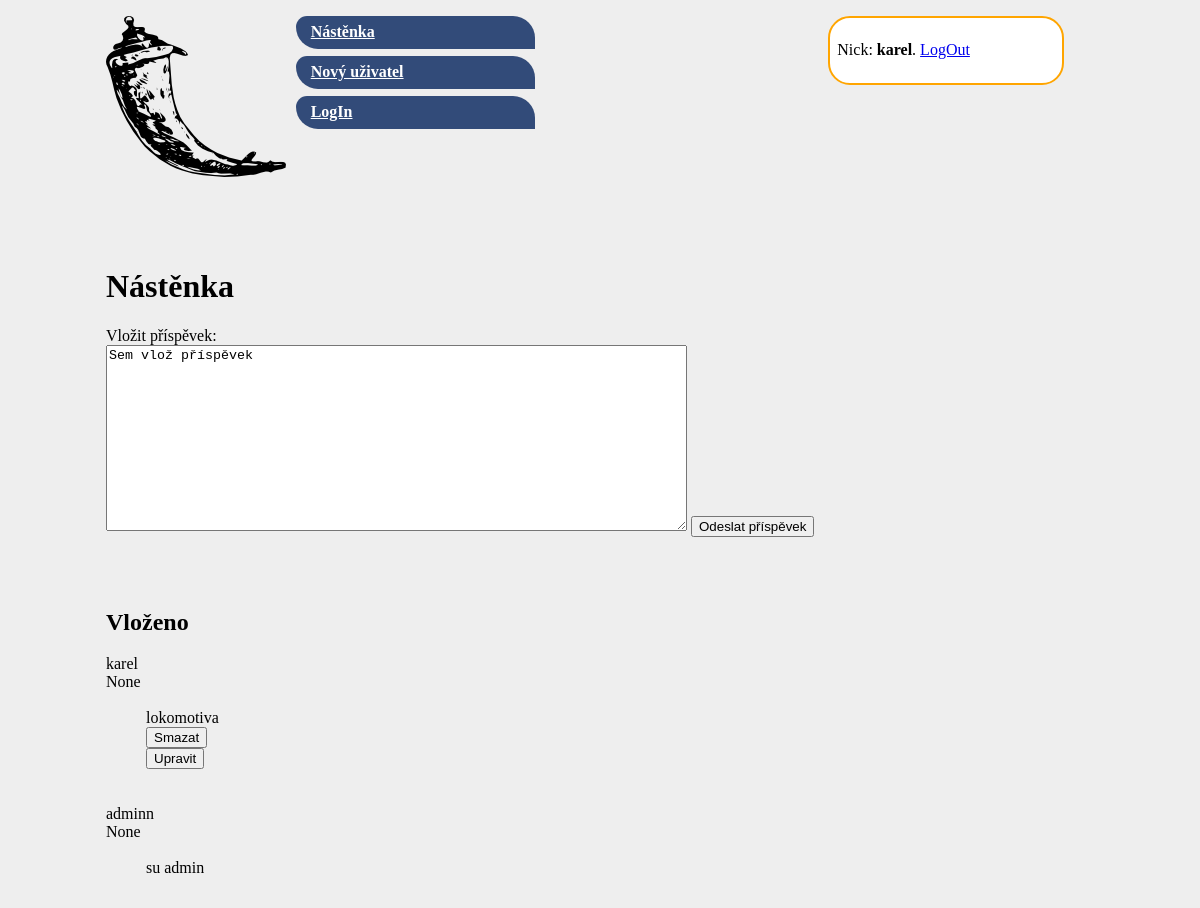
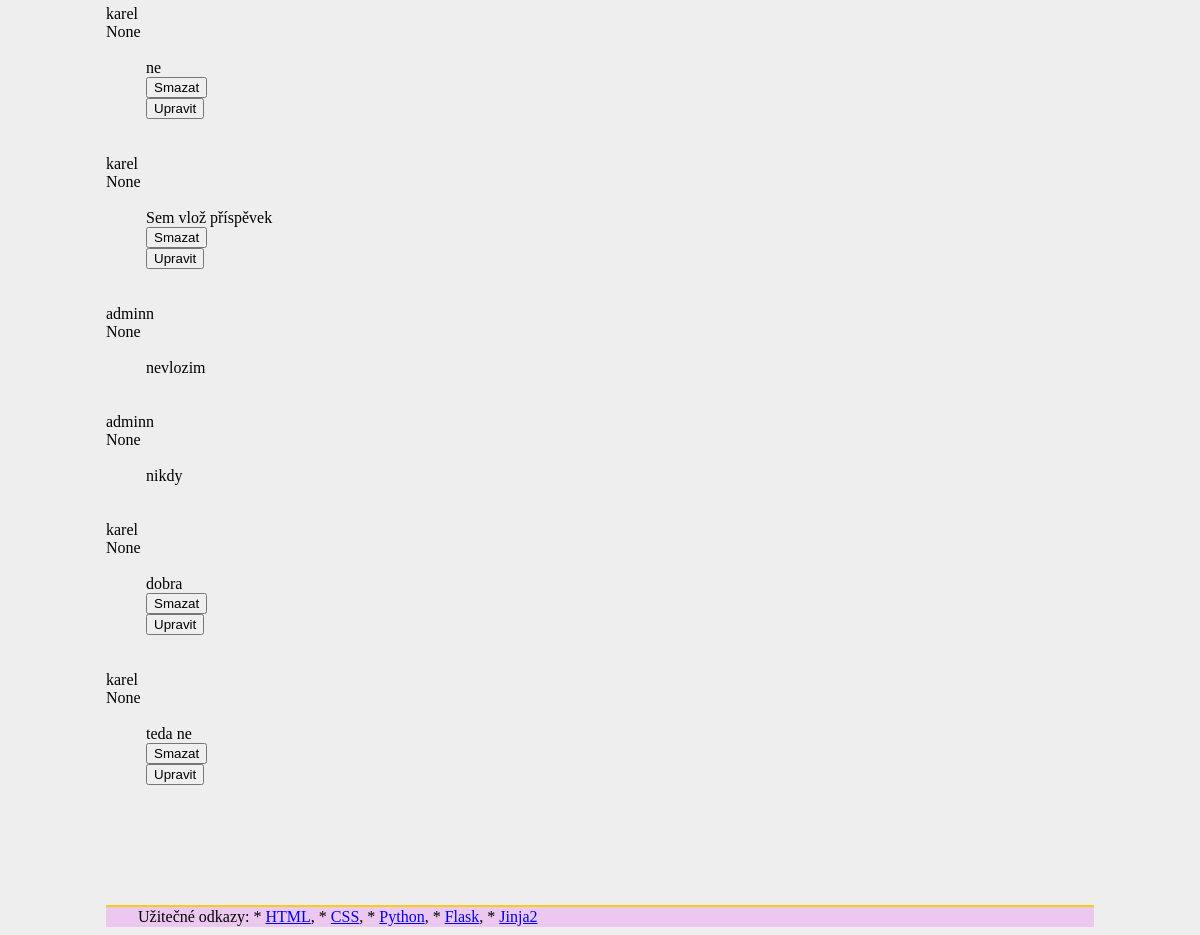
The app's page / (signed in), older data (2 pictures, top to bottom).
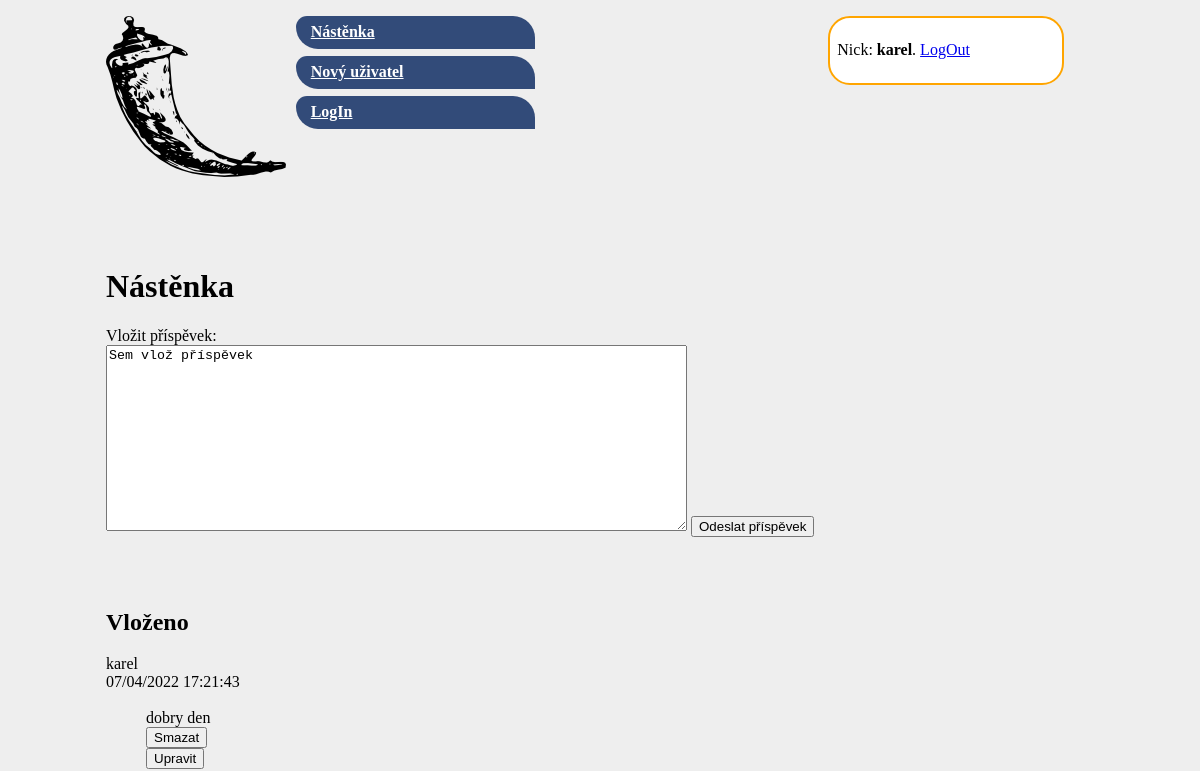
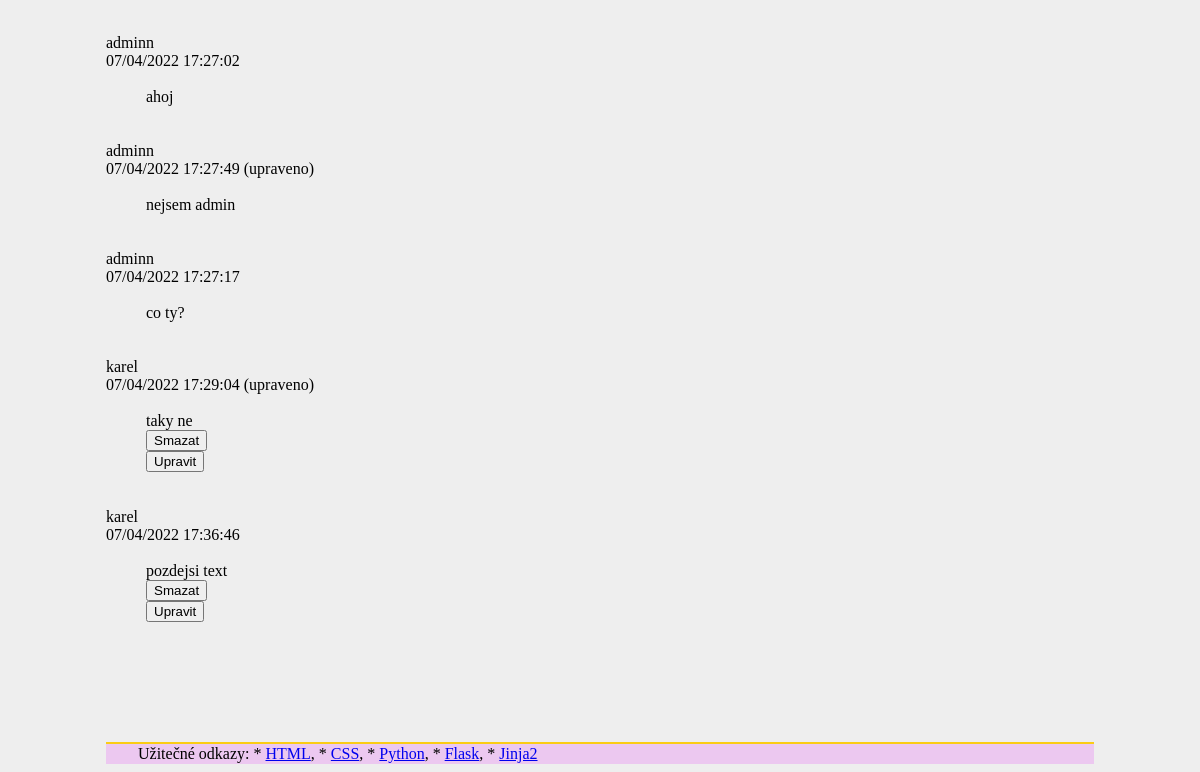
The same page, newer data (2 pictures, top to bottom).
### tables this page shows
CREATE TABLE "prispevek" (
	"id"	INTEGER,
	"text"	TEXT NOT NULL,
	"date"	TEXT,
	"nick"	TEXT,
	PRIMARY KEY("id" AUTOINCREMENT)
);

### webface/routes.py (the view)
@app.route("/", methods=["GET"])
def index():
    if "nick" in session:
        with sqlite3.connect(dbfile) as conn:
            tabulka = conn.execute('SELECT nick, text, id, date FROM prispevek')
        return render_template("base.html.j2", tabulka=tabulka)
    else:
        flash("Pro vstup na nástěnku je potřeba je přihlásit","error")
        return redirect(url_for("login"))

### webface/templates/base.html.j2 (shortened to what this page needs)
<!doctype html>
<html lang="cs">
<head>
  <link rel="stylesheet" href="{{ url_for('static', filename='styles.css') }}">
</head>
<body>
  <div class="login">
    {% if 'nick' in session %}
      <p>Nick: <strong>{{ session.nick }}</strong>. <a href="{{url_for('logout')}}">LogOut</a></p>
    {% else %}
      <p><a href="{{url_for('login')}}">LogIn</a></p>
    {% endif %}
  </div>
  <nav>
  <p class="logo"><img src="{{ url_for('static', filename='flask-icon.png') }}" /></p>
  <ul>
    <li><a href="{{ url_for('index') }}">Nástěnka</a></li>
    <li><a href="{{ url_for('add') }}">Nový uživatel</a></li>
    <li><a href="{{ url_for('login') }}">LogIn</a></li>
  </ul></nav>
{% block obsah %}
<br>
<br>
<h1>Nástěnka</h1>
Vložit příspěvek:
<form action="{{ url_for('insert') }}" method="post">
  <textarea name="prispevek" id="prispevek" cols="70" rows="12">Sem vlož příspěvek</textarea>
  <button type="submit">Odeslat příspěvek</button>
</form>
<h2>Vloženo</h2>
<dl>
{% for nick, text , id, date in tabulka %}
  <dt>{{ nick }} <br> {{ date }} </dt>
  <br>
  <dd>
    {{ text }}
    {% if nick == session['nick'] %}
    <form action="{{ url_for('delete') }}" method="post">
      <button type="submit">Smazat</button>
    </form>
    <form action="{{ url_for('editpost') }}" method="post">
      <button type="submit">Upravit</button>
    </form>
    {% endif %}
  </dd>
  <br>
  <br>
{% endfor %}
</dl>
<br>
<br>
{% endblock obsah %}
<footer>
Užitečné odkazy:
* <a href="https://www.jakpsatweb.cz/html/">HTML</a>,
* <a href="https://www.jakpsatweb.cz/css/">CSS</a>,
* <a href="http://docs.python.org">Python</a>,
* <a href="https://flask.palletsprojects.com/">Flask</a>,
* <a href="https://jinja.palletsprojects.com/templates/">Jinja2</a>
</footer>
</body>
</html>

### webface/static/styles.css (style rules this page uses)
body { background-color: #eeeeee; padding-left: 1em; padding-right: 1em; margin-left: 90px; margin-right: 90px; }
h1, h2, h3 { clear: both; margin-top: 3em; }
nav ul { margin: 1ex auto; margin-left: 150px; font-weight: bold; }
nav ul li { display: block; width: 30%; margin-top: 1ex; }
nav ul li a { display: block; color: white; background-color: #324b79; border-radius: 25px 50px 0px; padding: 1ex 2ex; }
nav img { float:left; }
.logo img { margin-bottom: 2em; }
footer { padding: 0.1ex 2em; margin-top: 2em; border-top: solid 2px #FACC15; background-color: #ecc8f0; }
.login { display: inline-block; float: right; margin-right: 30px; width: 22%; border: orange solid 2px; padding: 1ex; border-radius: 22px; background-color: white; }

Row changes from the older to the newer data that the page shows:
removed prispevek: nick "karel", date "None", text "lokomotiva"
removed prispevek: nick "adminn", date "None", text "su admin"
removed prispevek: nick "karel", date "None", text "ne"
removed prispevek: nick "karel", date "None", text "Sem vlož příspěvek"
removed prispevek: nick "adminn", date "None", text "nevlozim"
removed prispevek: nick "adminn", date "None", text "nikdy"
removed prispevek: nick "karel", date "None", text "dobra"
removed prispevek: nick "karel", date "None", text "teda ne"
added prispevek: nick "karel", date "07/04/2022 17:21:43", text "dobry den"
added prispevek: nick "adminn", date "07/04/2022 17:27:02", text "ahoj"
added prispevek: nick "adminn", date "07/04/2022 17:27:49 (upraveno)", text "nejsem admin"
added prispevek: nick "adminn", date "07/04/2022 17:27:17", text "co ty?"
added prispevek: nick "karel", date "07/04/2022 17:29:04 (upraveno)", text "taky ne"
added prispevek: nick "karel", date "07/04/2022 17:36:46", text "pozdejsi text"
